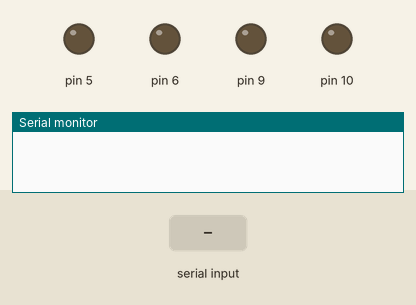
Bench run of a sketch on a simulated Arduino Uno, built with avr-gcc and run on an emulated ATmega328P. Parts: output pins drawn as LEDs (lit = HIGH), the last lines printed to the serial monitor. Inputs (shaded band) come from the test bench.

Above: at 1.2 s.
1.3 s: "U" received over Serial
At 1.7 s:
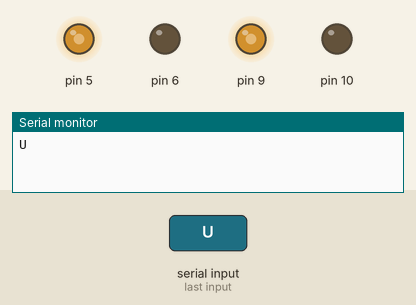
2.8 s: "D" received over Serial
At 4.0 s:
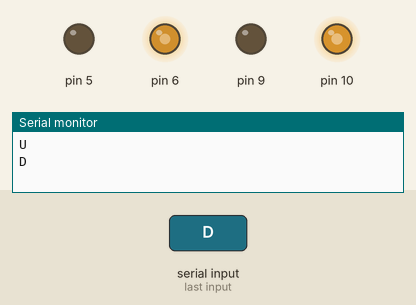
4.3 s: "L" received over Serial
At 5.1 s:
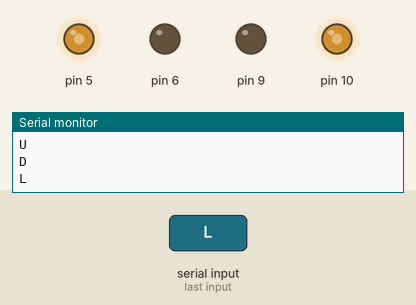
5.8 s: "R" received over Serial
At 6.3 s:
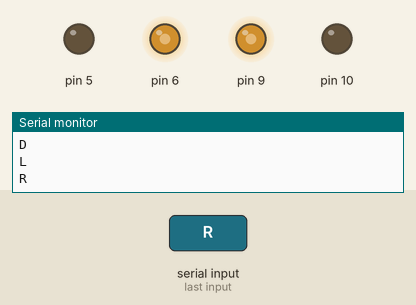
7.3 s: "S" received over Serial
At 8.6 s:
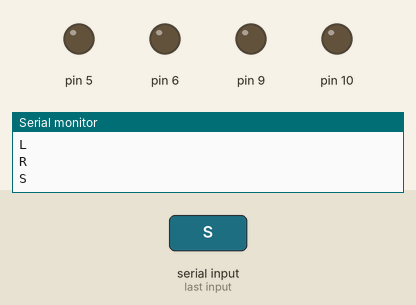
Timing chart, 0 to 9.8 s (numbered marks = the images above; inputs shaded):
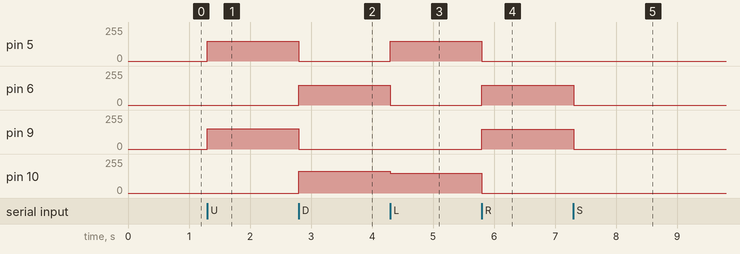

Measured:
- after the input at 1.3 s, pin 5: 0/255 → 150/255 at once; pin 9: 0/255 → 152/255 at once
- after the input at 2.8 s, pin 5: 150/255 → 0/255 at once; pin 6: 0/255 → 150/255 at once; pin 9: 152/255 → 0/255 at once; pin 10: 0/255 → 165/255 at once
- after the input at 4.3 s, pin 5: 0/255 → 150/255 at once; pin 6: 150/255 → 0/255 at once; pin 10: 165/255 → 150/255 at once
- after the input at 5.8 s, pin 5, pin 10: 150/255 → 0/255 at once; pin 6, pin 9: 0/255 → 150/255 at once
- after the input at 7.3 s, pin 6, pin 9: 150/255 → 0/255 at once

The sketch:

Gaia02.ino
```cpp
void setup() {
  Serial.begin(9600);
}

void loop() {
  if (Serial.available() > 0) {
    char value = Serial.read();
    Serial.println(value);

    if (value == 'U') {
      Forward();
    } else if (value == 'D') {
      Backward();
    } else if (value == 'S') {
      Stop();
    } else if (value == 'L') {
      Left();
    } else if (value == 'R') {
      Right();
    }
  }
}

void Forward() {
  analogWrite(5, 150);
  digitalWrite(6, LOW);
  analogWrite(9, 152);
  digitalWrite(10, LOW);
}
void Backward() {
  analogWrite(6, 150);
  digitalWrite(5, LOW);
  analogWrite(10, 165);
  digitalWrite(9, LOW);
}
void Stop() {
  digitalWrite(5, LOW);
  digitalWrite(6, LOW);
  digitalWrite(9, LOW);
  digitalWrite(10, LOW);
}
void Left() {
  analogWrite(5, 150);
  digitalWrite(6, LOW);
  analogWrite(10, 150);
  digitalWrite(9, LOW);
}
void Right() {
  analogWrite(6, 150);
  digitalWrite(5, LOW);
  analogWrite(9, 150);
  digitalWrite(10, LOW);
}
```
